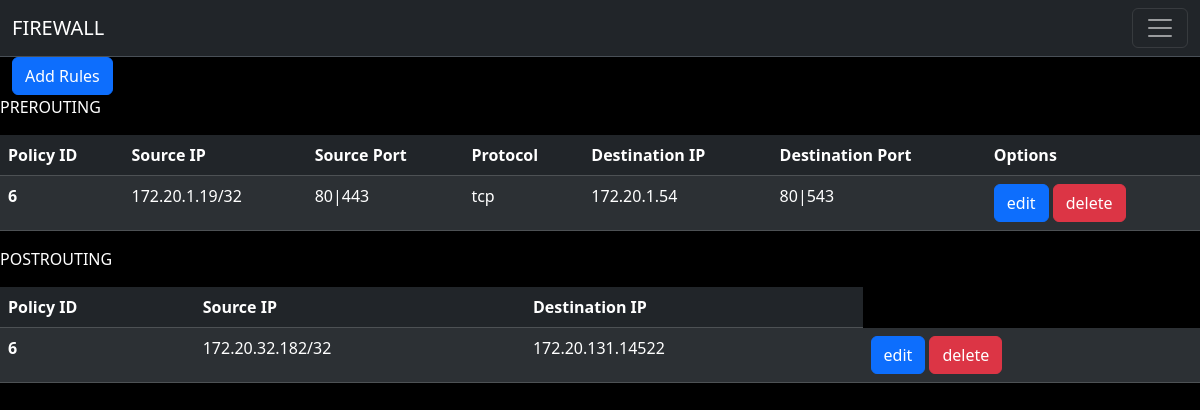
The page / on the database its author committed.
### rules_fetcher_display/models.py (models this page shows)
class prerouting(models.Model):
    routing = models.CharField(max_length=10)
    source_ip = models.CharField(max_length=18)
    source_port = models.CharField(max_length=6)
    protocol = models.CharField(max_length=3)
    destination_ip = models.CharField(max_length=18)
    destination_port = models.CharField(max_length=3)

class postrouting(models.Model):
    routing = models.CharField(max_length=10)
    source_ip = models.CharField(max_length=18)
    destination_ip = models.CharField(max_length=18)

### rules_fetcher_display/views.py (the view)
# urls.py: path('', combined_rules,name='rules'),
def combined_rules(request):
    pre_context = pre_rules(request)
    post_context = post_rules(request)
    combined_context = {**pre_context, **post_context}
    return render(request, 'index.html', combined_context)

### rules_fetcher_display/views.py (called while the page is built)
def pre_rules(request):
    pre = prerouting.objects.all()
    context = {'prerouting_data': pre}
    return context

def post_rules(request):
    post = postrouting.objects.all()
    context = {'postrouting_data': post}
    return context

### templates/index.html (shortened to what this page needs)
<!DOCTYPE html>
{% load static %}
<html>
<head>
    <link href="https://cdn.jsdelivr.net/npm/bootstrap@5.3.2/dist/css/bootstrap.min.css" rel="stylesheet">
    <link rel="stylesheet" href="{% static 'main.css' %}">
</head>
<body>
  <nav class="navbar bg-dark border-bottom border-body" data-bs-theme="dark">
    <div class="container-fluid">
      <a class="navbar-brand" href="#">FIREWALL</a>
      <button class="navbar-toggler" type="button" data-bs-toggle="collapse" data-bs-target="#navbarText" aria-controls="navbarText" aria-expanded="false" aria-label="Toggle navigation">
        <span class="navbar-toggler-icon"></span>
      </button>
    </div>
  </nav>
<div class="container-fluid">
  <button  id="add" type="button" class="btn btn-primary">Add Rules</button>
</div>
<table class="table table-dark table-striped">
    <thead>
      <tr id="columns">
        <p>PREROUTING</p>
        <th scope="col">Policy ID</th>
        <th scope="col">Source IP</th>
        <th scope="col">Source Port</th>
        <th scope="col">Protocol</th>
        <th scope="col">Destination IP</th>
        <th scope="col">Destination Port</th>
        <th scope="col">Options</th>
      </tr>
    </thead>
    <tbody>
    {% for value_pre in prerouting_data %}
      <tr>
        <th scope="row">{{value_pre.id}}</th>
        <td  contenteditable="false">{{ value_pre.source_ip }}</td>
        <td  contenteditable="false" >{{ value_pre.source_port }}</td>
        <td  contenteditable="false">{{ value_pre.protocol }}</td>
        <td  contenteditable="false">{{ value_pre.destination_ip }}</td>
        <td contenteditable="false">{{ value_pre.destination_port }}</td>
        <td >
          <button  type="button" class="edit btn btn-primary" >edit</button>
          <button  type="button" class="btn btn-danger" onclick="deleteRow2(this, 'preroute')" data-object-id={{value_pre.id}}>delete</button></td>
        </tr>
    {% endfor %}
    </tbody>
  </table>
<table class="table table-dark table-striped">
    <thead>
      <tr>
        <p>POSTROUTING</p>
        <th scope="col">Policy ID</th>
        <th scope="col">Source IP</th>
        <th scope="col">Destination IP</th>
      </tr>
    </thead>
    <tbody>
    {% for value_post in postrouting_data%}
      <tr>
        <th scope="row">{{value_post.id}}</th>
        <td  contenteditable="false">{{ value_post.source_ip }}</td>
        <td  contenteditable="false">{{ value_post.destination_ip }}</td>
        <td>
          <button  type="button" class="edit btn btn-primary" >edit</button>
          <button  type="button" class="btn btn-danger" onclick="deleteRow2(this,'postroute')" data-object-id={{value_post.id}}>delete</button></td>
      </tr>
      {% endfor %}
    </tbody>
  </table>
</body>
</html>

### static/main.css (style rules this page uses)
body { background-color: black; }
p { color: white; }

### rows shown on the page
prerouting: id "6", source_ip "172.20.1.19/32", source_port "80|443", protocol "tcp", destination_ip "172.20.1.54", destination_port "80|543"
postrouting: id "6", source_ip "172.20.32.182/32", destination_ip "172.20.131.14522"
